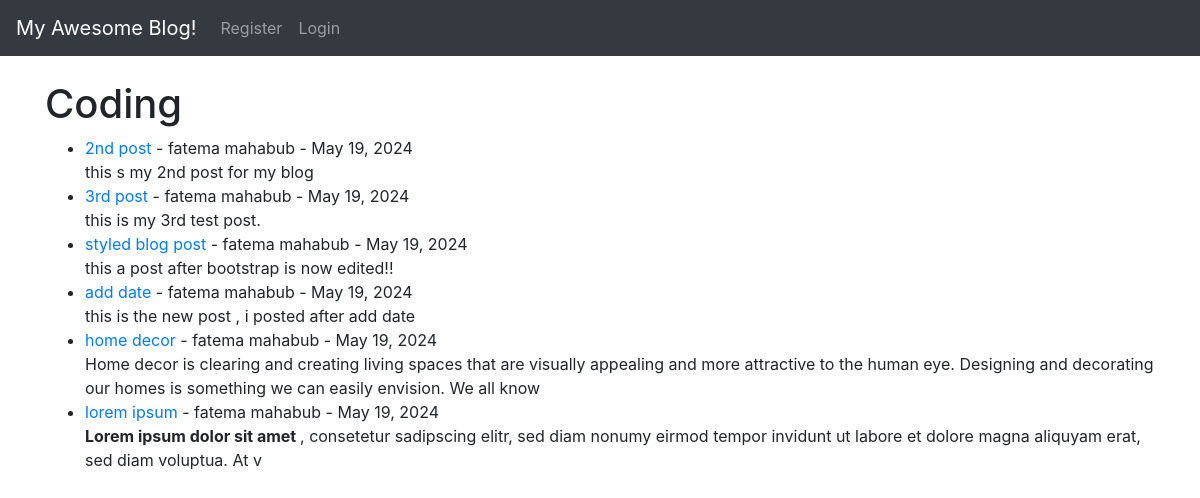
/category/coding/, run on the app's committed database.
### login/models.py (models this page shows, shortened)
class Post(models.Model):
    title = models.CharField(max_length=255)
    title_tag = models.CharField(max_length=255)
    author = models.ForeignKey(User, on_delete=models.CASCADE)
    body = models.TextField()
    post_date = models.DateField(auto_now_add=True)
    category = models.CharField(max_length=255, default='coding')

### login/views.py (the view)
# urls.py: path('category/<str:cats>/', CategoryView, name= 'category'),
def CategoryView(request, cats):
    category_posts = Post.objects.filter(category=cats)
    return render (request, 'categories.html', {'cats': cats.title(), 'category_posts':category_posts})

### login/templates/categories.html (shortened to what this page needs)
{% extends 'base.html' %}
{% block content %}
{% if category_posts %}
<h1> {{ cats }} </h1>
<ul>
{% for post in category_posts %}
<li>
    <a href="{% url 'article' post.pk %}">{{ post.title }} </a>-
    {{ post.author.first_name }}
    {{ post.author.last_name }} -
    {{ post.post_date}}  <br>
    {{ post.body | slice:":200"|safe}}
</li>
{% endfor %}
</ul>
{% else %}
<h2> Sorry this page is not exist .. </h2>
{% endif %}
{% endblock %}

### data on the page
Post: title "2nd post", author.first_name "fatema", author.last_name "mahabub", post_date "May 19, 2024", body "this s my 2nd post for my blog"
Post: title "3rd post", author.first_name "fatema", author.last_name "mahabub", post_date "May 19, 2024", body "this is my 3rd test post."
Post: title "styled blog post", author.first_name "fatema", author.last_name "mahabub", post_date "May 19, 2024", body "this a post after bootstrap is now edited!!"
Post: title "add date", author.first_name "fatema", author.last_name "mahabub", post_date "May 19, 2024", body "this is the new post , i posted after add date"
Post: title "home decor", author.first_name "fatema", author.last_name "mahabub", post_date "May 19, 2024", body "Home decor is clearing and creating living spaces that are visually appealing and more attractive to the human eye. Designing and decorating our homes is something we can easily envision. We all know"
Post: title "lorem ipsum", author.first_name "fatema", author.last_name "mahabub", post_date "May 19, 2024", body "Lorem ipsum dolor sit amet , consetetur sadipscing elitr, sed diam nonumy eirmod tempor invidunt ut labore et dolore magna aliquyam erat, sed diam voluptua. At v"

### other printed values
{{ cats }} "Coding"
